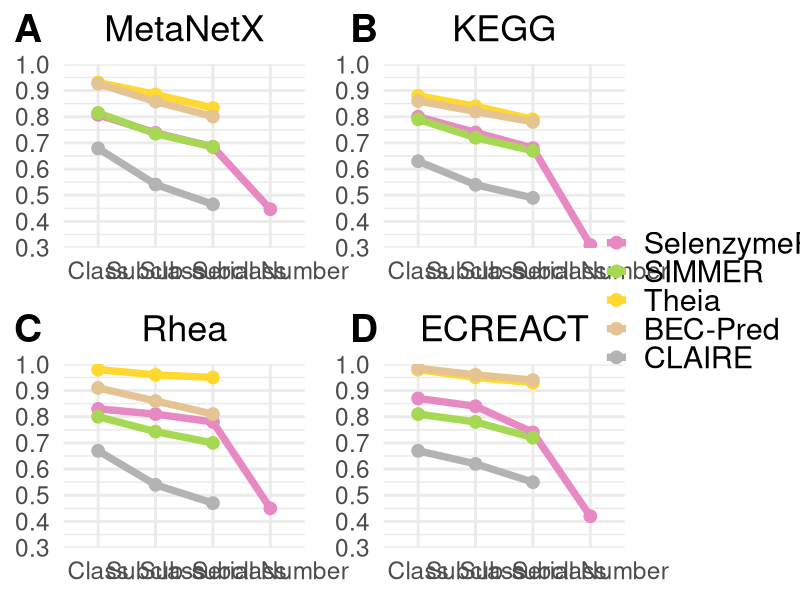

This chart was generated by the following R code:
# ================================ #
# Libraries
# ================================ #
library(ggplot2)
library(dplyr)
library(tidyr)
library(cowplot)

# ================================ #
# Common settings
# ================================ #

method_order <- c("SelenzymeRF", "SIMMER", "Theia", "BEC-Pred", "CLAIRE")

method_colors_c <- c(
  "SelenzymeRF" = "#E78AC3",
  "SIMMER"      = "#A6D854",
  "Theia"       = "#FFD92F",
  "BEC-Pred"    = "#E5C494",
  "CLAIRE"      = "#B3B3B3"
)

levels_order <- c("Class", "Subclass", "Sub-subclass", "Serial Number")

# ================================ #
# Function to build panel
# ================================ #

make_panel <- function(df, title_text, show_legend = FALSE) {
  
  # Fix possible R column name conversions
  names(df) <- gsub("\\.", " ", names(df))
  
  df_long <- df %>%
    pivot_longer(
      cols = -method,
      names_to = "level",
      values_to = "MCC"
    ) %>%
    mutate(
      level = factor(level, levels = levels_order),
      method = factor(method, levels = method_order),
      MCC = ifelse(level == "Serial Number" & !is.na(MCC) & MCC == 0, NA, MCC)
    )
  
  p <- ggplot(df_long, aes(x = level, y = MCC, color = method, group = method)) +
    geom_line(size = 2.5, na.rm = TRUE) +
    geom_point(size = 4, na.rm = TRUE) +
    scale_y_continuous(
      limits = c(0.3, 1),
      breaks = seq(0.3, 1, 0.1),
      expand = c(0, 0)
    ) +
    scale_color_manual(values = method_colors_c, name = NULL) +
    labs(title = title_text, x = NULL, y = NULL) +
    theme_minimal(base_size = 22) +
    theme(
      plot.title = element_text(size = 26, hjust = 0.5),
      legend.position = ifelse(show_legend, "right", "none"),
      legend.text = element_text(size = 22)
    )
  
  return(p)
}

# ============================================================
# ======================  DATA SECTION  ======================
# ============================================================

# A) MetaNetX
metanetx_df <- data.frame(
  method = method_order,
  Class = c(0.8072736, 0.8144871, 0.9306479, 0.9259743, 0.6791303),
  Subclass = c(0.7387079, 0.7349119, 0.8851331, 0.8579916, 0.5412765),
  `Sub-subclass` = c(0.6847791, 0.6851262, 0.8334545, 0.8007309, 0.4654971),
  `Serial Number` = c(0.4467011, 0, 0, 0, 0),
  check.names = FALSE
)

# B) Rhea
rhea_df <- data.frame(
  method = method_order,
  Class = c(0.83, 0.80, 0.98, 0.91, 0.67),
  Subclass = c(0.81, 0.743, 0.96, 0.86, 0.54),
  `Sub-subclass` = c(0.78, 0.70, 0.95, 0.81, 0.47),
  `Serial Number` = c(0.45, NA, NA, NA, NA),
  check.names = FALSE
)

# C) KEGG
kegg_df <- data.frame(
  method = method_order,
  Class = c(0.80, 0.79, 0.88, 0.86, 0.63),
  Subclass = c(0.74, 0.72, 0.84, 0.82, 0.54),
  `Sub-subclass` = c(0.68, 0.67, 0.79, 0.78, 0.49),
  `Serial Number` = c(0.31, 0, 0, 0, 0),
  check.names = FALSE
)

# D) ECReact
ecreact_df <- data.frame(
  method = method_order,
  Class = c(0.87, 0.81, 0.98, 0.985, 0.67),
  Subclass = c(0.84, 0.78, 0.95, 0.96, 0.62),
  `Sub-subclass` = c(0.74, 0.72, 0.93, 0.94, 0.55),
  `Serial Number` = c(0.42, NA, NA, NA, NA),
  check.names = FALSE
)

# ============================================================
# Create panels
# ============================================================

panel_A <- make_panel(metanetx_df, "MetaNetX")
panel_B <- make_panel(rhea_df, "Rhea")
panel_C <- make_panel(kegg_df, "KEGG")
panel_D <- make_panel(ecreact_df, "ECREACT", show_legend = TRUE)

# ============================================================
# Extract single legend
# ============================================================

legend <- get_legend(panel_D)

# Remove legend from panel D copy
panel_D <- panel_D + theme(legend.position = "none")

# ============================================================
# Combine 2x2 grid
# ============================================================

grid_only <- plot_grid(
  panel_A, panel_C,
  panel_B, panel_D,
  ncol = 2
)

final_grid <- plot_grid(
  grid_only,
  legend,
  ncol = 2,
  rel_widths = c(1, 0.25)
)

# Add panel labels
final_labeled <- ggdraw(final_grid) +
  draw_plot_label(
    label = c("A", "B", "C", "D"),
    x = c(0, 0.42, 0, 0.42),
    y = c(1, 1, 0.5, 0.5),
    size = 28,
    fontface = "bold"
  )

# ============================================================
# Save
# ============================================================

ggsave(
  "/Users/josefinaarcagni/Documents/ECMethods/FinalGraphs/Case2/panelB_4datasets.png",
  final_labeled,
  width = 22,
  height = 14,
  dpi = 300,
  bg = "white"
)
